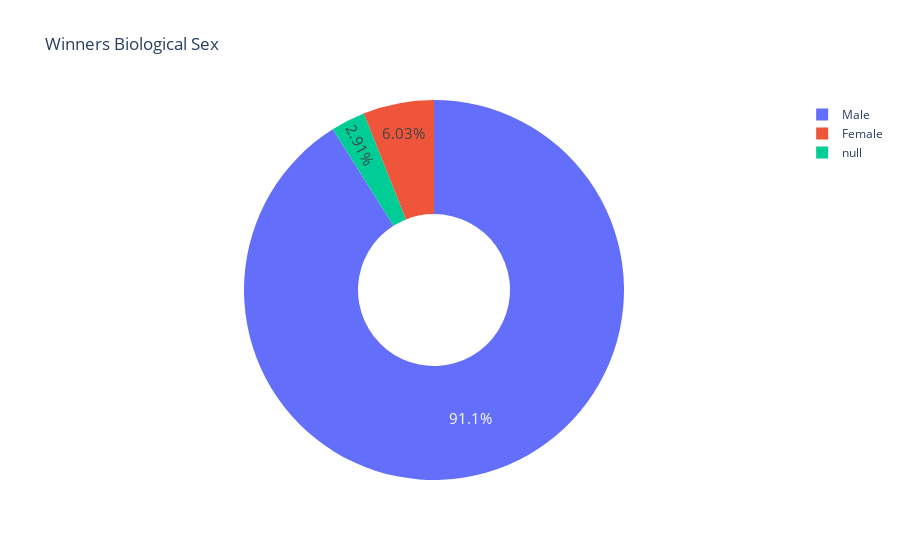

Notebook cell for this chart:
### Code cell
fig = px.pie(names=sex.index, 
             labels=sex.index, 
             values=sex.values,
             title="Winners Biological Sex",             
             hole=0.4,)
 
fig.update_traces(textposition='inside', textfont_size=15, textinfo='percent')
 
fig.show()

### Figure 1 — Plotly figure (JSON) as saved in the notebook; plotly's stock layout.template omitted (floating-point values rounded to 4 significant figures)
{"data": [{"domain": {"x": [0, 1], "y": [0, 1]}, "hole": 0.4, "hovertemplate": "label=%{label}<br>value=%{value}<extra></extra>", "labels": ["Male", "Female", null], "legendgroup": "", "name": "", "showlegend": true, "textfont": {"size": 15}, "textinfo": "percent", "textposition": "inside", "type": "pie", "values": [876, 58, 28]}], "layout": {"legend": {"tracegroupgap": 0}, "title": {"text": "Winners Biological Sex"}}}
